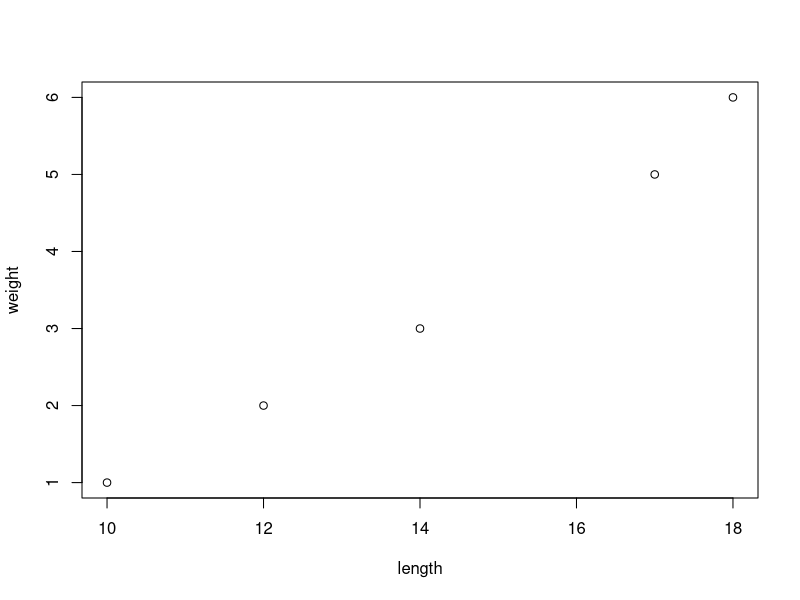
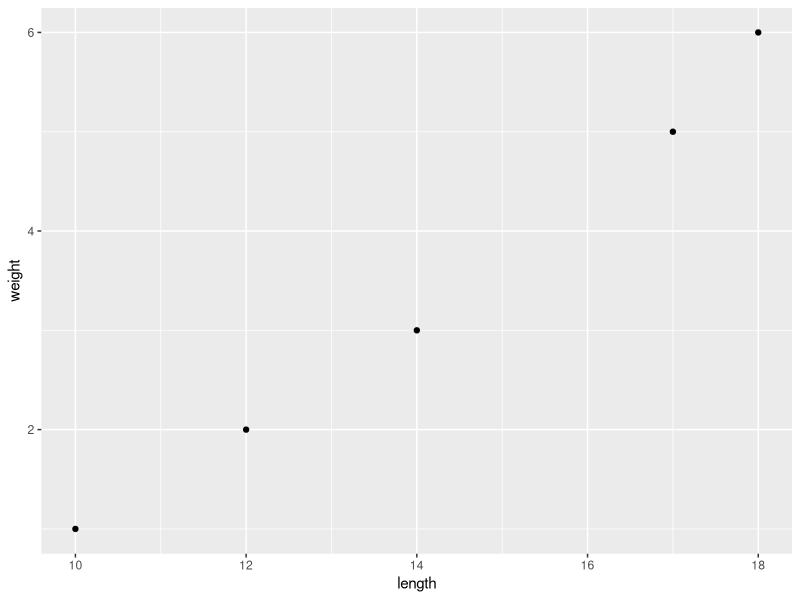

These figures' R source, in order:
## ---- chunk 1
knitr::opts_chunk$set(warning = FALSE,
                      message = FALSE)
## ---- chunk 2
library(tidyverse)
library(haven)
library(readxl)
## ---- chunk 3
weight <- c(1,5,3,2,6)
length <- c(10,17,14,12,18)
plot(length,weight)
## ---- chunk 4
d <- data_frame(weight = c(1,5,3,2,6),
                length = c(10,17,14,12,18))
ggplot(d,aes(length,weight)) + geom_point()
## ---- chunk 5
minke <- 
  read_csv('data/minke.csv')
## ---- chunk 6
head(minke)
## ---- chunk 7
tail(minke)
## ---- chunk 8
dim(minke)
## ---- chunk 9
names(minke)
## ---- chunk 10
summary(minke)
## ---- chunk 11
glimpse(minke)
